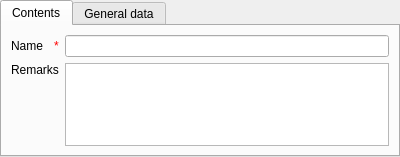
<?xml version="1.0" encoding="UTF-8"?>
<ui version="4.0">
 <class>ttermCardPage</class>
 <widget class="ma::chrono::CardPage" name="ttermCardPage">
  <property name="geometry">
   <rect>
    <x>0</x>
    <y>0</y>
    <width>400</width>
    <height>157</height>
   </rect>
  </property>
  <property name="windowTitle">
   <string> - Transaction terms</string>
  </property>
  <layout class="QVBoxLayout" name="verticalLayout">
   <property name="margin">
    <number>0</number>
   </property>
   <item>
    <widget class="QTabWidget" name="tabWidget">
     <property name="currentIndex">
      <number>0</number>
     </property>
     <widget class="QWidget" name="contentsTab">
      <attribute name="title">
       <string>Contents</string>
      </attribute>
      <layout class="QGridLayout" name="gridLayout">
       <item row="0" column="1">
        <widget class="QLineEdit" name="nameEdit"/>
       </item>
       <item row="3" column="1" rowspan="3">
        <widget class="QTextEdit" name="remarksText">
         <property name="tabChangesFocus">
          <bool>true</bool>
         </property>
        </widget>
       </item>
       <item row="3" column="0">
        <widget class="QLabel" name="label_3">
         <property name="sizePolicy">
          <sizepolicy hsizetype="Preferred" vsizetype="Fixed">
           <horstretch>0</horstretch>
           <verstretch>0</verstretch>
          </sizepolicy>
         </property>
         <property name="text">
          <string>Remarks</string>
         </property>
        </widget>
       </item>
       <item row="0" column="0">
        <layout class="QHBoxLayout" name="horizontalLayout_5">
         <item>
          <widget class="QLabel" name="label_6">
           <property name="text">
            <string>Name</string>
           </property>
          </widget>
         </item>
         <item>
          <widget class="QLabel" name="nameAsterikLabel">
           <property name="sizePolicy">
            <sizepolicy hsizetype="Maximum" vsizetype="Preferred">
             <horstretch>0</horstretch>
             <verstretch>0</verstretch>
            </sizepolicy>
           </property>
           <property name="toolTip">
            <string>required field</string>
           </property>
           <property name="text">
            <string>&lt;!DOCTYPE HTML PUBLIC &quot;-//W3C//DTD HTML 4.0//EN&quot; &quot;http://www.w3.org/TR/REC-html40/strict.dtd&quot;&gt;
&lt;html&gt;
&lt;head&gt;
&lt;meta name=&quot;qrichtext&quot; content=&quot;1&quot;/&gt;
&lt;/head&gt;
&lt;body&gt;
&lt;span style=&quot; color:red;&quot;&gt;*&lt;/span&gt;
&lt;/body&gt;
&lt;/html&gt;</string>
           </property>
          </widget>
         </item>
        </layout>
       </item>
      </layout>
     </widget>
     <widget class="QWidget" name="generalTab">
      <attribute name="title">
       <string>General data</string>
      </attribute>
      <layout class="QGridLayout" name="gridLayout_2">
       <item row="0" column="0" colspan="2">
        <widget class="QLabel" name="label_9">
         <property name="text">
          <string>User, creator</string>
         </property>
        </widget>
       </item>
       <item row="0" column="2">
        <layout class="QHBoxLayout" name="horizontalLayout">
         <item>
          <widget class="QLineEdit" name="createUserEdit">
           <property name="readOnly">
            <bool>true</bool>
           </property>
          </widget>
         </item>
         <item>
          <widget class="QToolButton" name="createUserBtn">
           <property name="sizePolicy">
            <sizepolicy hsizetype="Fixed" vsizetype="Preferred">
             <horstretch>0</horstretch>
             <verstretch>0</verstretch>
            </sizepolicy>
           </property>
           <property name="text">
            <string>...</string>
           </property>
          </widget>
         </item>
        </layout>
       </item>
       <item row="1" column="0" colspan="2">
        <widget class="QLabel" name="label_8">
         <property name="text">
          <string>Time, created</string>
         </property>
        </widget>
       </item>
       <item row="1" column="2">
        <layout class="QHBoxLayout" name="horizontalLayout_2">
         <item>
          <widget class="QLineEdit" name="createTimeEdit">
           <property name="readOnly">
            <bool>true</bool>
           </property>
          </widget>
         </item>
        </layout>
       </item>
       <item row="2" column="0">
        <widget class="QLabel" name="label_7">
         <property name="text">
          <string>User, last update</string>
         </property>
        </widget>
       </item>
       <item row="2" column="2">
        <layout class="QHBoxLayout" name="horizontalLayout_3">
         <item>
          <widget class="QLineEdit" name="updateUserEdit">
           <property name="readOnly">
            <bool>true</bool>
           </property>
          </widget>
         </item>
         <item>
          <widget class="QToolButton" name="updateUserBtn">
           <property name="sizePolicy">
            <sizepolicy hsizetype="Fixed" vsizetype="Preferred">
             <horstretch>0</horstretch>
             <verstretch>0</verstretch>
            </sizepolicy>
           </property>
           <property name="text">
            <string>...</string>
           </property>
          </widget>
         </item>
        </layout>
       </item>
       <item row="3" column="0" colspan="2">
        <widget class="QLabel" name="label_10">
         <property name="text">
          <string>Time, last update</string>
         </property>
        </widget>
       </item>
       <item row="3" column="2">
        <layout class="QHBoxLayout" name="horizontalLayout_4">
         <item>
          <widget class="QLineEdit" name="updateTimeEdit">
           <property name="readOnly">
            <bool>true</bool>
           </property>
          </widget>
         </item>
        </layout>
       </item>
       <item row="4" column="0" colspan="3">
        <spacer name="verticalSpacer_2">
         <property name="orientation">
          <enum>Qt::Vertical</enum>
         </property>
         <property name="sizeHint" stdset="0">
          <size>
           <width>358</width>
           <height>42</height>
          </size>
         </property>
        </spacer>
       </item>
      </layout>
     </widget>
    </widget>
   </item>
  </layout>
 </widget>
 <customwidgets>
  <customwidget>
   <class>ma::chrono::CardPage</class>
   <extends>QWidget</extends>
   <header location="global">ma/chrono/cardpage.h</header>
   <container>1</container>
  </customwidget>
 </customwidgets>
 <resources/>
 <connections/>
</ui>
